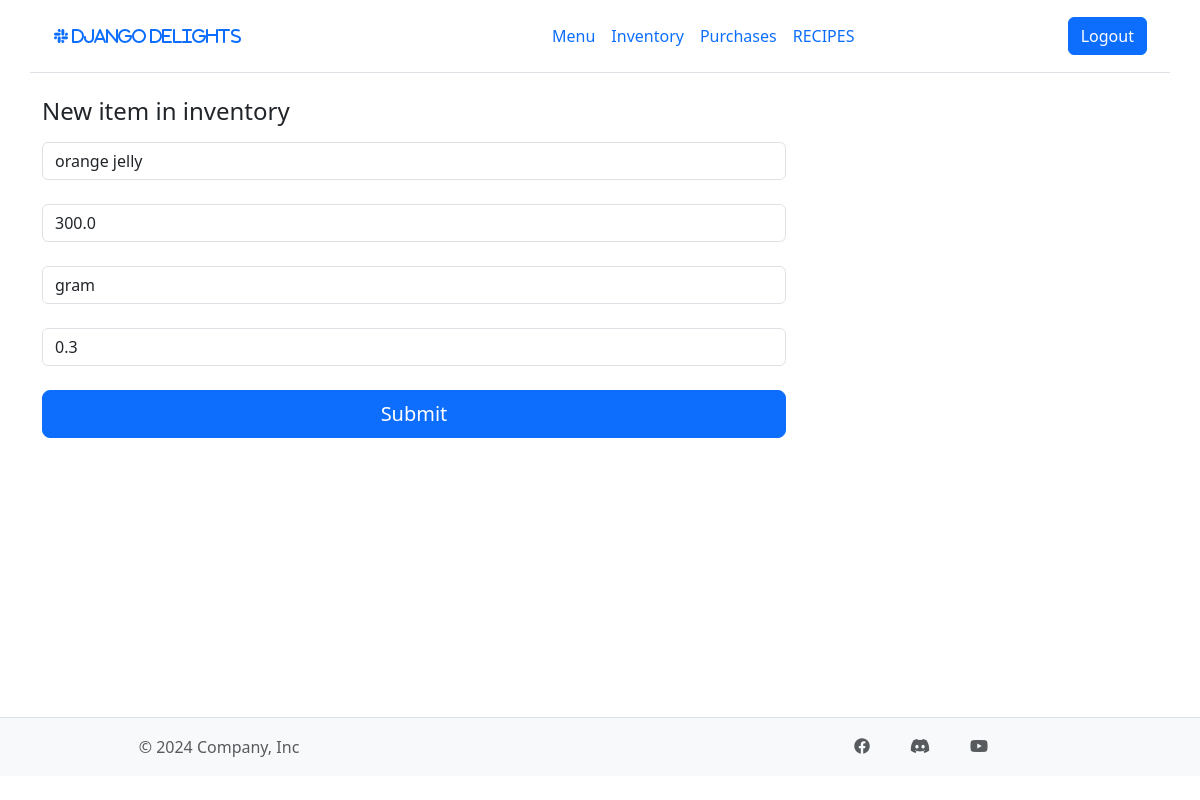
The page /inventory/1/update?model=inventory (signed in) on the database its author committed.
### inventory/models.py (models this page shows, shortened)
class Ingredient(models.Model):
    name = models.CharField(max_length=50)
    quantity = models.FloatField(default=0)
    unit = models.CharField(max_length=10)
    unit_price = models.FloatField(null=False, blank=False)

### inventory/views.py (the view)
class ItemUpdateView(LoginRequiredMixin, UpdateView):
    model = Ingredient
    template_name = "inventory/create_item.html"
    success_url = reverse_lazy("inventory")
    form_class = ItemForm

### inventory/templates/inventory/create_item.html (shortened to what this page needs)
{% extends "inventory/base.html" %}
{% load static %}
{% block head %}
<link rel="stylesheet" href="{% static 'inventory/css/style.css' %}">
{% endblock head %}
{% block content %}
<div class="col-md-7 col-lg-8">
    <h4 class="mb-3">New item in inventory</h4>
    <form class="needs-validation" novalidate="" method="post" action="">
        {{ form.name }}<br>
        {{ form.quantity }}<br>
        {{ form.unit }}<br>
        {{ form.unit_price }}<br>
      <button class="w-100 btn btn-primary btn-lg" type="submit">Submit</button>
    </form>
  </div>
{% endblock content %}

### inventory/static/inventory/css/style.css (style rules this page uses)
html, body { height: 100%; margin: 0; }
body { display: flex; flex-direction: column; }

### rows shown on the page
Ingredient: name "orange jelly", quantity "300.0", unit "gram", unit_price "0.3"
